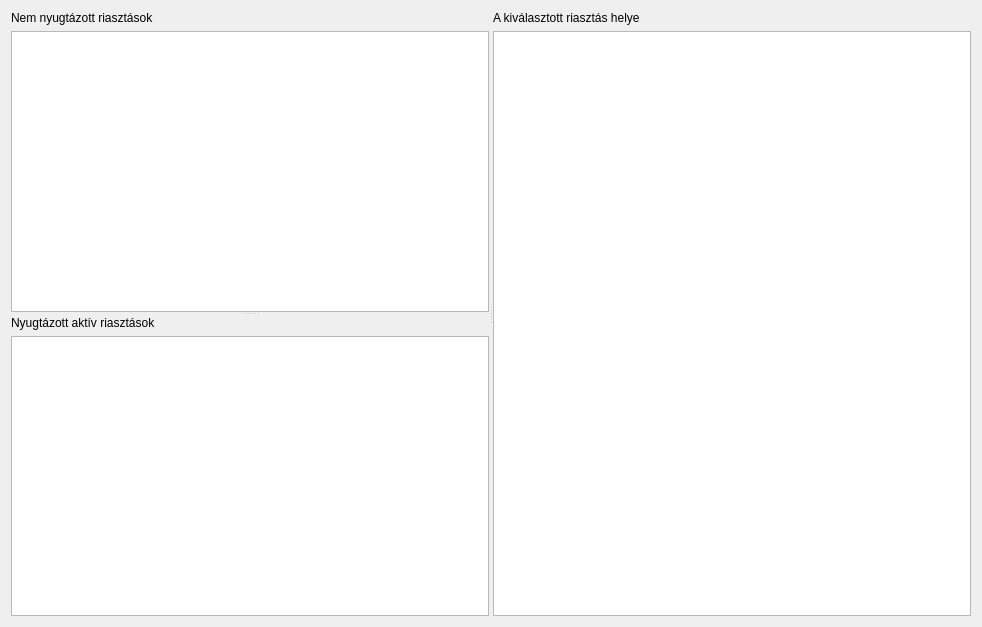
<?xml version="1.0" encoding="UTF-8"?>
<ui version="4.0">
 <class>Form</class>
 <widget class="QWidget" name="Form">
  <property name="geometry">
   <rect>
    <x>0</x>
    <y>0</y>
    <width>982</width>
    <height>627</height>
   </rect>
  </property>
  <property name="windowTitle">
   <string>Form</string>
  </property>
  <layout class="QVBoxLayout" name="verticalLayout_4">
   <item>
    <widget class="QSplitter" name="splitter_2">
     <property name="orientation">
      <enum>Qt::Horizontal</enum>
     </property>
     <widget class="QSplitter" name="splitter">
      <property name="orientation">
       <enum>Qt::Vertical</enum>
      </property>
      <widget class="QWidget" name="">
       <layout class="QVBoxLayout" name="verticalLayout_3">
        <item>
         <widget class="QLabel" name="unacknowledgedL">
          <property name="text">
           <string>Nem nyugtázott riasztások</string>
          </property>
         </widget>
        </item>
        <item>
         <widget class="QTableView" name="unacknowledgedTV"/>
        </item>
       </layout>
      </widget>
      <widget class="QWidget" name="">
       <layout class="QVBoxLayout" name="verticalLayout">
        <item>
         <widget class="QLabel" name="acknowledgedL">
          <property name="text">
           <string>Nyugtázott aktív riasztások</string>
          </property>
         </widget>
        </item>
        <item>
         <widget class="QTableView" name="acknowledgedTV"/>
        </item>
       </layout>
      </widget>
     </widget>
     <widget class="QWidget" name="">
      <layout class="QVBoxLayout" name="verticalLayout_2">
       <item>
        <widget class="QLabel" name="mapL">
         <property name="text">
          <string>A kiválasztott riasztás helye</string>
         </property>
        </widget>
       </item>
       <item>
        <widget class="QGraphicsView" name="mapGV"/>
       </item>
      </layout>
     </widget>
    </widget>
   </item>
  </layout>
 </widget>
 <resources/>
 <connections/>
</ui>
